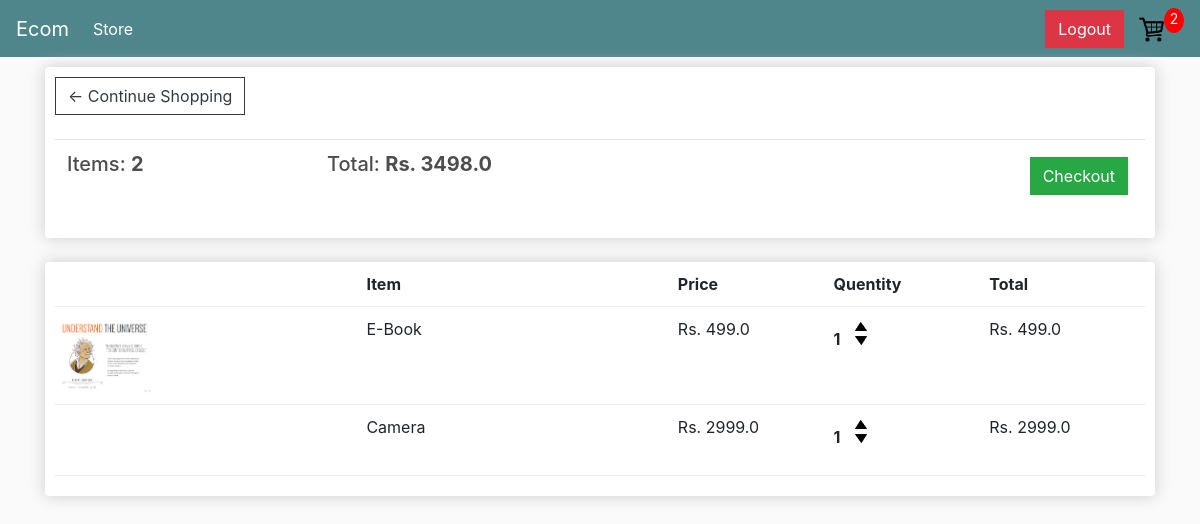
The page /cart/ (signed in) on the database as committed earlier.
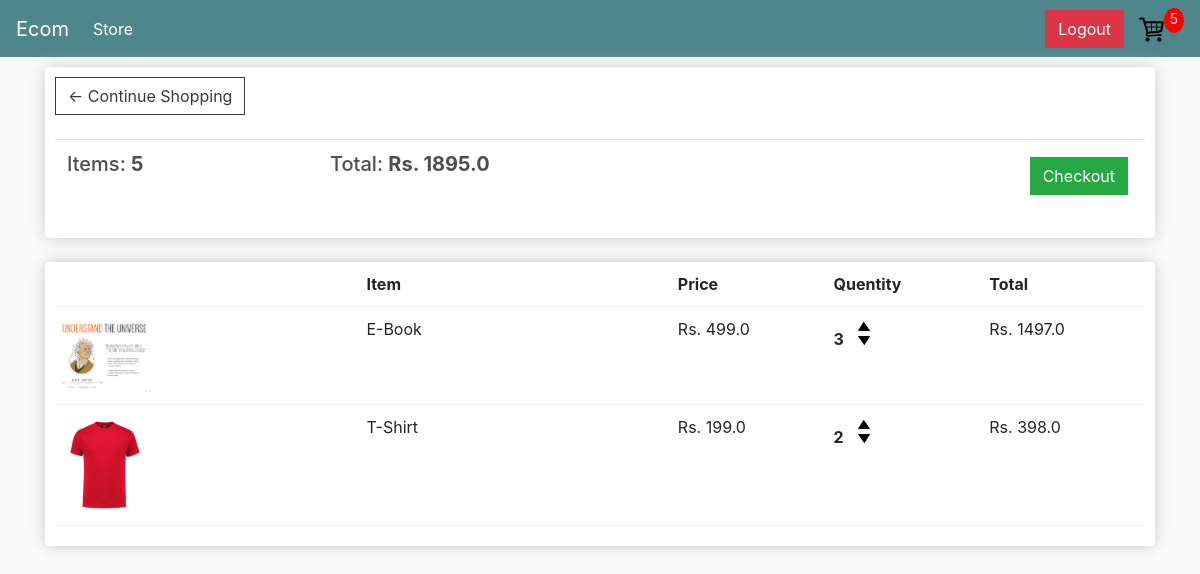
The same page on the database as committed later.
### store/models.py (models this page shows, shortened)
class Order(models.Model):
    customer = models.ForeignKey(Customer, on_delete=models.SET_NULL, null=True, blank=True)
    date_ordered = models.DateTimeField(auto_now_add=True)
    complete = models.BooleanField(default=False, null=True, blank=False)
    transaction_id = models.CharField(max_length=200, null=True)
    @property
    def get_cart_total(self):
        orderitems = self.orderitem_set.all()
        total_price = sum([item.get_total for item in orderitems])
        return total_price
    @property
    def get_cart_items(self):
        orderitems = self.orderitem_set.all()
        total_items = sum([item.quantity for item in orderitems])
        return total_items

class OrderItem(models.Model):
    product = models.ForeignKey(Product, on_delete=models.SET_NULL, null=True, blank=True)
    order = models.ForeignKey(Order, on_delete=models.SET_NULL, null=True, blank=True)
    quantity = models.IntegerField(default=0, null=True, blank=True)
    date_added = models.DateTimeField(auto_now_add=True)
    @property
    def get_total(self):
        total = self.quantity * self.product.price
        return total

class Product(models.Model):
    name = models.CharField(max_length=200)
    price = models.FloatField()
    digital = models.BooleanField(default=False, null=True, blank=False)
    image = models.ImageField(null=True, blank=True)
    @property
    def imageURL(self):
        try:
            return self.image.url
        except:
            return ''

### store/views.py (the view)
# urls.py: path('cart/', views.cart, name='cart'),
def cart(request):
    if request.user.is_authenticated:
        customer = request.user.customer
        order, created = Order.objects.get_or_create(customer=customer, complete=False)
        items = order.orderitem_set.all()
        cartItems = order.get_cart_items
    else:
        items = []
        order = {'get_cart_total': 0, 'get_cart_items': 0, 'shipping':False}
        cartItems = order['get_cart_items']
    context = {'items': items, 'order': order,'cartItems': cartItems}
    return render(request, 'store/cart.html', context)

### store/templates/store/cart.html
{% extends "store/main.html" %}
{% load static %}
{% block content %}
    <div class="row">
        <div class="col-lg-12">
            <div class="box-element">
                <a class="btn btn-outline-dark" href="{% url 'store' %}">&#x2190; Continue Shopping</a>
                <br>
                <br>
                <table class="table">
                    <tr>
                        <th><h5>Items: <strong>{{order.get_cart_items}}</strong></h5></th>
                        <th><h5>Total: <strong>Rs. {{order.get_cart_total}}</strong></h5></th>
                        <th>
                            <a style="float: right; margin: 5px" class="btn btn-success" href="{% url 'checkout' %}">Checkout</a>
                        </th>
                    </tr>
                </table>
            </div>
            <br>
            <div class="box-element">
                <div class="cart-row">
                    <div style="flex:2"></div>
                    <div style="flex:2"><strong>Item</strong></div>
                    <div style="flex:1"><strong>Price</strong></div>
                    <div style="flex:1"><strong>Quentity</strong></div>
                    <div style="flex:1"><strong>Total</strong></div>
                </div>
                {% for item in items %}
                <div class="cart-row">
                    <div style="flex:2"><img class="row-image" src="{{item.product.imageURL}}" alt=""></div>
                    <div style="flex:2">{{item.product.name}}</div>
                    <div style="flex:1">Rs. {{item.product.price}}</div>
                    <div style="flex:1">
                        <p class="quantity">{{item.quantity}}</p>
						<div class="quantity">
							<img data-product={{item.product.id}} data-action="add" class="chg-quantity update-cart" src="{% static  'images/arrow-up.png' %}">
							<img data-product={{item.product.id}} data-action="remove" class="chg-quantity update-cart" src="{% static  'images/arrow-down.png' %}">
						</div>
                    </div>
                    <div style="flex:1">Rs. {{item.get_total}}</div>
                </div>
                {% endfor %}
            </div>
        </div>
    </div>
{% endblock %}

### store/templates/store/main.html (shortened to what this page needs)
<!DOCTYPE html>
{% load static %}
<html lang="en">
<head>
    <link rel="stylesheet" href="https://stackpath.bootstrapcdn.com/bootstrap/4.4.1/css/bootstrap.min.css">
    <link rel="stylesheet" type="text/css" href="{% static 'css/main.css' %}">
</head>
<body>
    <nav class="navbar navbar-expand-lg navbar-dark bg-dark">
        <a class="navbar-brand" href="{% url 'store' %}">Ecom</a>
        <div class="collapse navbar-collapse" id="navbarSupportedContent">
            <ul class="navbar-nav mr-auto">
                <li class="nav-item active">
                    <a class="nav-link" href="{% url 'store' %}">Store <span class="sr-only">(current)</span></a>
                </li>
            </ul>
          <div class="form-inline my-2 my-lg-0">
            {% if user.is_authenticated %}
                <a href="{% url 'logout' %}" class="btn btn-danger">Logout</a>
            {% else %}
                <a href="{% url 'login' %}" class="btn btn-warning mr-3">Login</a>
                <a href="{% url 'register' %}" class="btn btn-warning">Register</a>
            {% endif %}
               <a href="{% url 'cart' %}">
                  <img  id="cart-icon" src="{% static 'images/cart.png' %}">
              </a>
              <p id="cart-total">{{ cartItems }}</p>
          </div>
        </div>
    </nav>
    <div class='container'>
        {% block content %}
        {% endblock %}
    </div>
</body>
</html>

### static/css/main.css (style rules this page uses)
body { background-color: hsl(0, 0%, 98%); }
h1,h2,h3,h4,h5,h6 { color:hsl(0, 0%, 30%); }
.box-element { box-shadow:hsl(0, 0%, 80%) 0 0 16px; background-color: #fff; border-radius: 4px; padding: 10px; }
.bg-dark { background-color: #4f868c!important; }
#cart-icon { width:25px; display: inline-block; margin-left: 15px; }
#cart-total { display: block; text-align: center; color:#fff; background-color: red; width: 20px; height: 25px; border-radius: 50%; font-size: 14px; }
.col-lg-4, .col-lg-6, .col-lg-8, .col-lg-12 { margin-top: 10px; }
.btn { border-radius: 0; }
.row-image { width: 100px; }
.cart-row { display: flex; align-items: flex-stretch; padding-bottom: 10px; margin-bottom: 10px; border-bottom: 1px solid #ececec; }
.quantity { display: inline-block; font-weight: 700; padding-right:10px; }
.chg-quantity { width: 12px; cursor: pointer; display: block; margin-top: 5px; transition:.1s; }

Rows that differ between the two databases and show on the page:
removed OrderItem: product.name "Camera", product.price "2999.0", quantity "1", get_total "2999.0"
changed through a linked row, Order: get_cart_items "2" → "5"; get_cart_total "3498.0" → "1895.0"
changed OrderItem "E-Book": quantity "1" → "3"; get_total "499.0" → "1497.0"
added OrderItem: product.imageURL (picture), product.name "T-Shirt", product.price "199.0", quantity "2", get_total "398.0"
Other text that changed with them:
{{ cartItems }}: "2" → "5"
